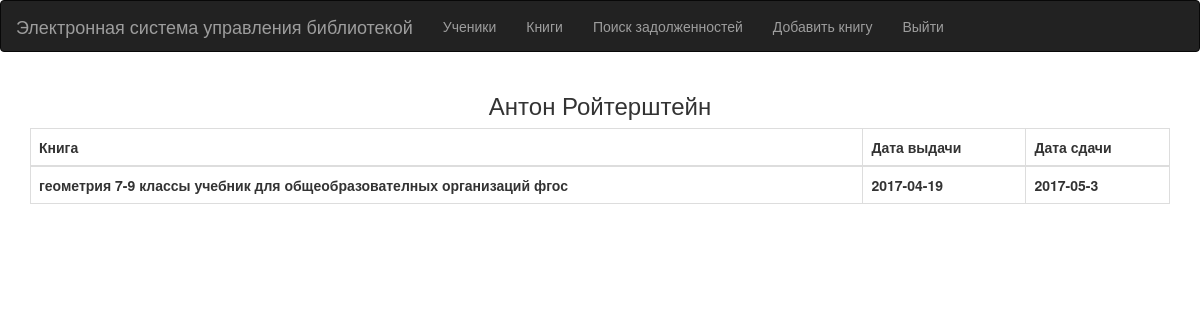
The page /student/Антон_Ройтерштейн on the database as committed earlier.
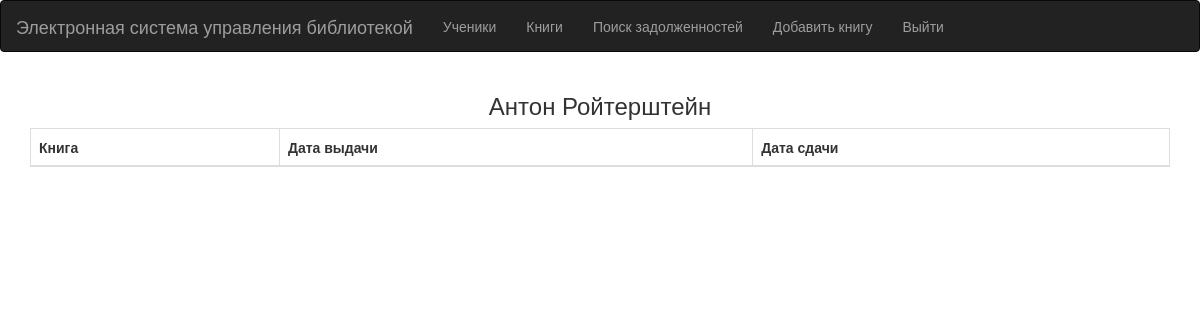
The same page on the database as committed later.
### tables this page shows
CREATE TABLE Books_Tab(ID INTEGER PRIMARY KEY AUTOINCREMENT, In_Stock int NULL, All_Books int NULL, Name_Of_Book nvarchar(150) NULL, Author_Of_Book nvarchar(150) NULL, ISBN nvarchar(20) NULL);

CREATE TABLE Books_Of_Snudent(ID INTEGER PRIMARY KEY AUTOINCREMENT, Student int NULL, Book int NULL, Date_Of_Receipt nvarchar(100) NULL, Date_Of_Return nvarchar(100) NULL);

### server.py (the view)
@app.route('/student/<name>', methods=['GET', 'POST'])
def student(name):
    name = tuple(name.split('_'))
    data = executes_for_web.Search_Of_Student(name)
    return render_template('found.html', uch=True, arrays=data, stname=name[0] + ' ' + name[1])

### executes_for_web.py (called while the page is built)
def Search_Of_Student(name):
    print('Trying to connect:')
    try:
        connection = sqlite3.connect('TSL.db', timeout=10)
        print('Connected')
    except:
        print('Could not connect')
    id = ID_Of_Name((name[0], name[1]))
    cursor = connection.cursor()
    request = cursor.execute(("SELECT Book, Date_Of_Receipt, Date_Of_Return FROM Books_Of_Snudent WHERE Student = '{0}'").format(id)).fetchall()
    request = list(map(lambda x: list(x), request))
    for book in range(len(request)):
        book_name = cursor.execute(("SELECT Name_Of_Book FROM Books_Tab WHERE ID = '{0}'").format(request[book][0])).fetchall()
        request[book][0] = book_name[0][0]
    connection.close()
    return request

### templates/found.html (shortened to what this page needs)
{%extends "layer.html"%}
{%block body%}
<nav class="navbar navbar-inverse">
    <div class="container-fluid">
        <div class="navbar-header">
            <span class="navbar-brand">Электронная система управления библиотекой</span>
        </div>
        <div>
            <ul class="nav navbar-nav">
                <li><a href="{{ url_for('get_students')}}">Ученики</a></li>
                <li><a href="{{ url_for('get_books')}}">Книги</a></li>
                <li><a href="{{ url_for('main') }}" >Поиск задолженностей</a></li>
                <li><a href="{{ url_for('addbook') }}" >Добавить книгу</a></li>
                <li><a href="{{ url_for('logout') }}">Выйти</a></li>
            </ul>
        </div>
    </div>
</nav>
<div class="container" align="center">
    <h3>{{stname}}</h3>
    {%if uch == True%}
    <div class="table-responsive">
        <table class="table table-hover table-bordered">
            <thead>
            <tr>
                <th>Книга</th>
                <th>Дата выдачи</th>
                <th>Дата сдачи</th>
            </tr>
           </thead>
            <tbody>
            {%for i in arrays%}
            <tr>
                <th>{{i[0]}}</th>
                <th>{{i[1]}}</th>
                <th>{{i[2]}}</th>
            </tr>
            {%endfor%}
            </tbody>
        </table>
    </div>
    <br>
    {%endif%}
</div>
{%endblock%}

Rows that differ between the two databases and show on the page:
no longer on this page (row edited): Books_Tab: Name_Of_Book "геометрия 7-9 классы учебник для общеобразователных организаций фгос"
removed Books_Of_Snudent: Date_Of_Receipt "2017-04-19", Date_Of_Return "2017-05-3"
